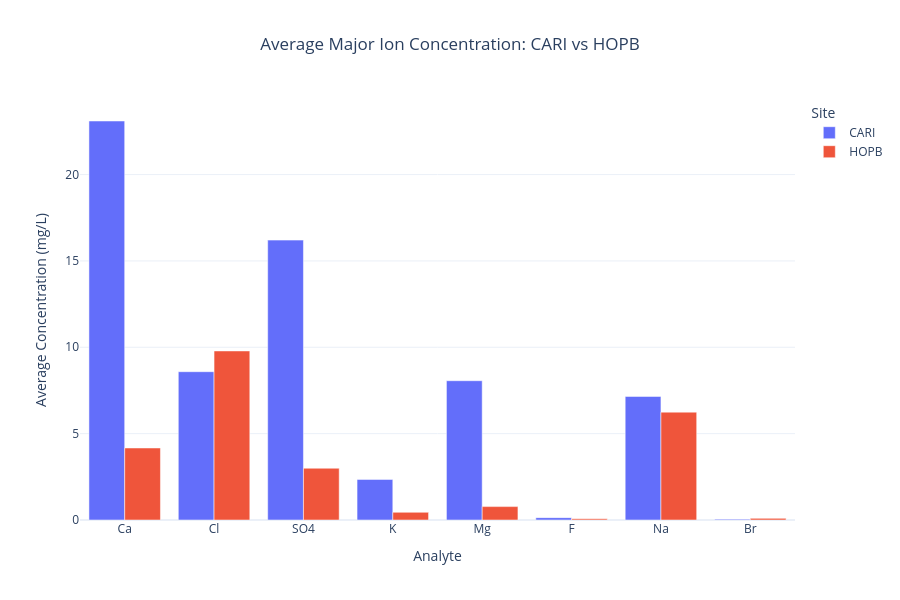

The code cell stored with this chart in its notebook:
### Code cell
# Plot 3 – Average concentration of major ions by site

plot3_df = (
    two_site_chem
    .groupBy("siteID", "analyte")
    .agg(
        avg("analyteConcentration").alias("averageConcentration")
    )
    .toPandas()
)

plot3_df["averageConcentration"] = pd.to_numeric(
    plot3_df["averageConcentration"],
    errors="coerce"
)

plot3_df = plot3_df.dropna(
    subset=["averageConcentration"]
)

fig = px.bar(
    plot3_df,
    x="analyte",
    y="averageConcentration",
    color="siteID",
    barmode="group",
    title="Average Major Ion Concentration: CARI vs HOPB",
    labels={
        "analyte": "Analyte",
        "averageConcentration": "Average Concentration (mg/L)",
        "siteID": "Site"
    }
)

fig.update_layout(
    height=600,
    title_x=0.5,
    template="plotly_white"
)

fig.show()

### Figure 1 — Plotly figure (JSON) as saved in the notebook; plotly's stock layout.template omitted (floating-point values rounded to 4 significant figures)
{"data": [{"alignmentgroup": "True", "hovertemplate": "Site=CARI<br>Analyte=%{x}<br>Average Concentration (mg/L)=%{y}<extra></extra>", "legendgroup": "CARI", "marker": {"color": "#636efa", "pattern": {"shape": ""}}, "name": "CARI", "offsetgroup": "CARI", "orientation": "v", "showlegend": true, "textposition": "auto", "type": "bar", "x": ["Ca", "Cl", "SO4", "K", "Mg", "F", "Na", "Br"], "xaxis": "x", "y": [23.1, 8.586, 16.2, 2.35, 8.065, 0.1372, 7.154, 0.04985], "yaxis": "y"}, {"alignmentgroup": "True", "hovertemplate": "Site=HOPB<br>Analyte=%{x}<br>Average Concentration (mg/L)=%{y}<extra></extra>", "legendgroup": "HOPB", "marker": {"color": "#EF553B", "pattern": {"shape": ""}}, "name": "HOPB", "offsetgroup": "HOPB", "orientation": "v", "showlegend": true, "textposition": "auto", "type": "bar", "x": ["Br", "K", "F", "Na", "Mg", "SO4", "Cl", "Ca"], "xaxis": "x", "y": [0.09439, 0.4456, 0.06953, 6.245, 0.7761, 2.998, 9.788, 4.17], "yaxis": "y"}], "layout": {"barmode": "group", "height": 600, "legend": {"title": {"text": "Site"}, "tracegroupgap": 0}, "title": {"text": "Average Major Ion Concentration: CARI vs HOPB", "x": 0.5}, "xaxis": {"anchor": "y", "domain": [0, 1], "title": {"text": "Analyte"}}, "yaxis": {"anchor": "x", "domain": [0, 1], "title": {"text": "Average Concentration (mg/L)"}}}}
